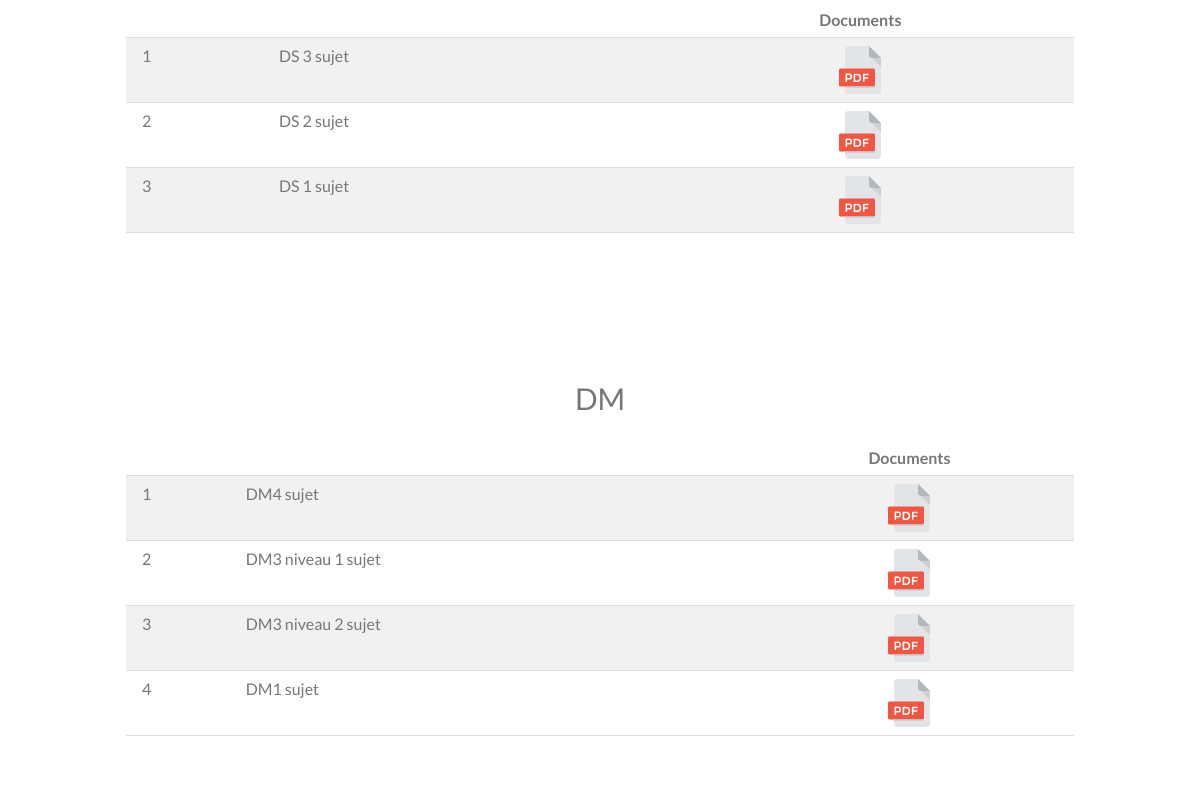
The app's page / (lower part), older data.
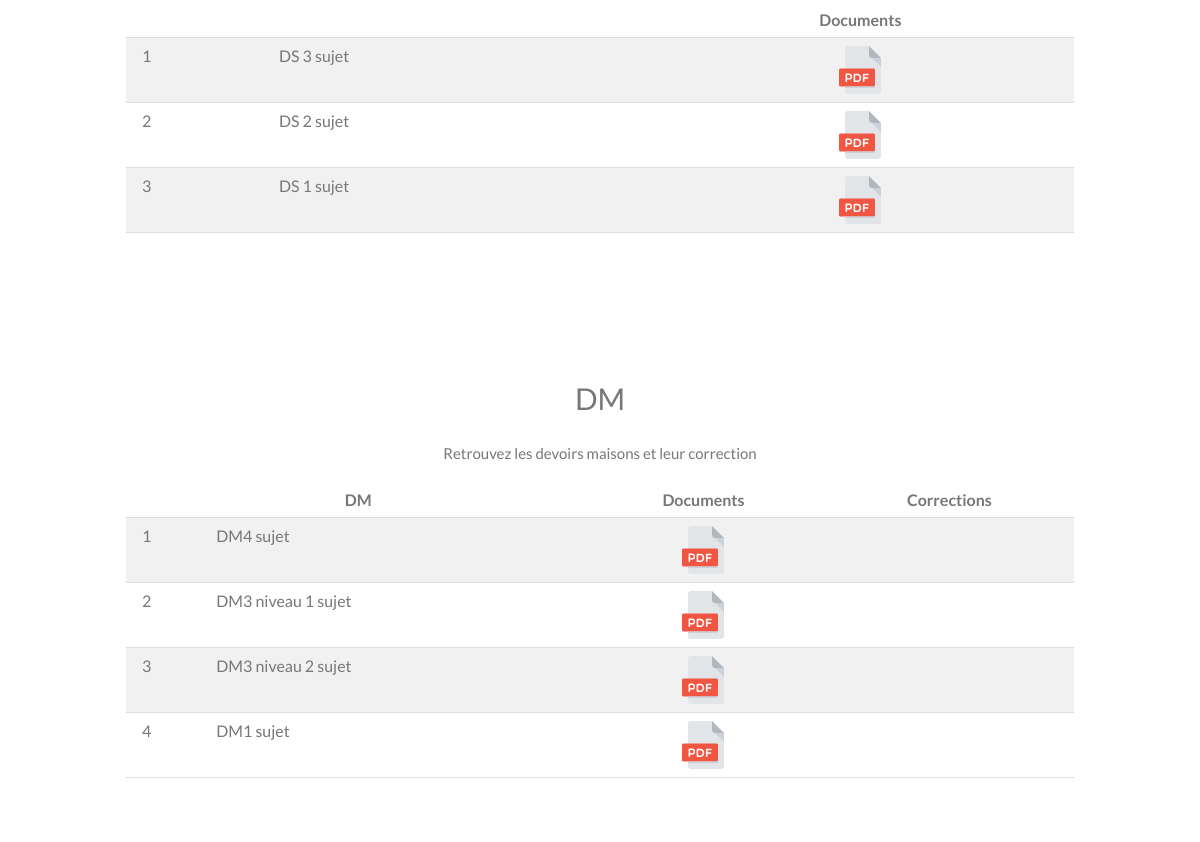
The same page, newer data.
### scrap/models.py (models this page shows, shortened)
class Categorie(models.Model):
    title = models.CharField(max_length=200)
    description = models.TextField(default=' ')
    libele = models.CharField(max_length=200, default='Nom')
    last_update = models.DateTimeField(blank=True, null=True)
    corrections = models.BooleanField(default=False)

### scrap/views.py (the view)
# urls.py: path('', views.accueil, name='accueil'),
def accueil(request):
    documents_by_category = {}
    categories = Categorie.objects.order_by('pk')
    for category in categories:
        correction = Document.objects.filter(categorie=category, title__icontains='correction')
        documents = Document.objects.filter(categorie=category).exclude(title__icontains='correction')
        documents_by_category[category] = itertools.zip_longest(documents,correction,fillvalue='N/A')
    return render(request, 'home.html', {'documents_by_category': documents_by_category})

### scrap/templates/home.html
{% extends 'base.html' %}
{% block content %}
{% for cat, documents in documents_by_category.items %}
<div class="w3-content w3-container w3-padding-64" id="{{ cat.title }}">
  <h2 class="w3-center">{{ cat.title }}</h2>
  <center> <p>{{ cat.description }}</p> </center>
  <table class="w3-table w3-striped w3-bordered">
    <tbody><tr>
      <th colspan="2" class="w3-center"> {{ cat.libele }}</th>
      <th style="text-align: center;"> Documents </th>
      {% if cat.corrections %}
      <th style="text-align: center;">Corrections</th>
      {% endif %}
    </tr>
    <tr>
      {% for doc,corr in documents %}
      <td>{{ forloop.counter }}</td>
      <td>{{ doc.title }}</td>
      <td style="vertical-align:middle; horizontal-align:middle; text-align: center;"><a href="https://physique.mp2i-champo.fr/{{ doc.link }}"><span class="icon-pdf"></span> </a></td>
      {% if cat.corrections %}
      {% if corr != 'N/A' %}
      <td style="vertical-align:middle; horizontal-align:middle; text-align: center;"><a href="https://physique.mp2i-champo.fr/{{ corr.link }}"><span class="icon-pdf"></span> </a></td>
      {% else %}
      <td style="vertical-align:middle; horizontal-align:middle; text-align: center;"><a href=""> </a></td>
      {% endif %}
      {% endif %}
    </tr>
      {% endfor %}
    </tbody>
  </table>
</div>
{% endfor %}
{% endblock %}

Row changes from the older to the newer data that the page shows:
changed Categorie "DM": description (not shown) → "Retrouvez les devoirs maisons et leur correction"; libele (not shown) → "DM"; corrections False → True (drawn)
